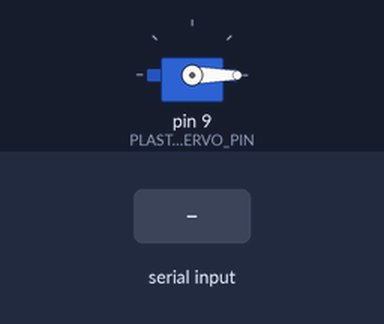
Simulated run of this sketch. Board: Arduino Uno, built with avr-gcc and run on an emulated ATmega328P. Parts: servo. The inputs (shaded band) are chosen by the test bench. What the sketch prints to the serial monitor is not drawn.

Above: at 1.2 s.
1.3 s: "plastic\n" received over Serial
At 2.6 s:
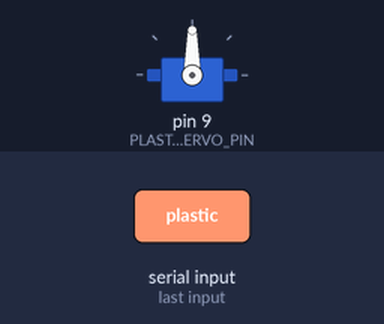
Timing chart, 0 to 12.8 s (numbered marks = the images above; inputs shaded):
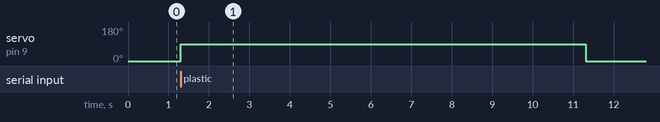

Measured:
- after the input at 1.3 s, servo on pin 9 (PLASTIC_SERVO_PIN): 0° → 90° at once, → 0° 10.0 s later

The sketch:

plastic.ino
```cpp
#include <Servo.h>

Servo plasticServo;
const int PLASTIC_SERVO_PIN = 9;
const int CLOSED_POSITION = 0;
const int OPEN_POSITION = 90;
const int SERVO_DELAY = 10000;

String inputString = "";
bool stringComplete = false;

void setup() {
    Serial.begin(9600);
    plasticServo.attach(PLASTIC_SERVO_PIN);
    plasticServo.write(CLOSED_POSITION);
    Serial.println("Plastic sorter ready!");
}

void activateServo() {
    plasticServo.write(OPEN_POSITION);
    delay(SERVO_DELAY);
    plasticServo.write(CLOSED_POSITION);
    Serial.println("Plastic bin sorted!");
}

void loop() {
    if (stringComplete) {
        inputString.trim();
        if (inputString.equals("plastic")) {
            activateServo();
        }
        inputString = "";
        stringComplete = false;
    }

    while (Serial.available()) {
        char inChar = (char)Serial.read();
        if (inChar == '\n') {
            stringComplete = true;
        } else {
            inputString += inChar;
        }
    }
}
```
